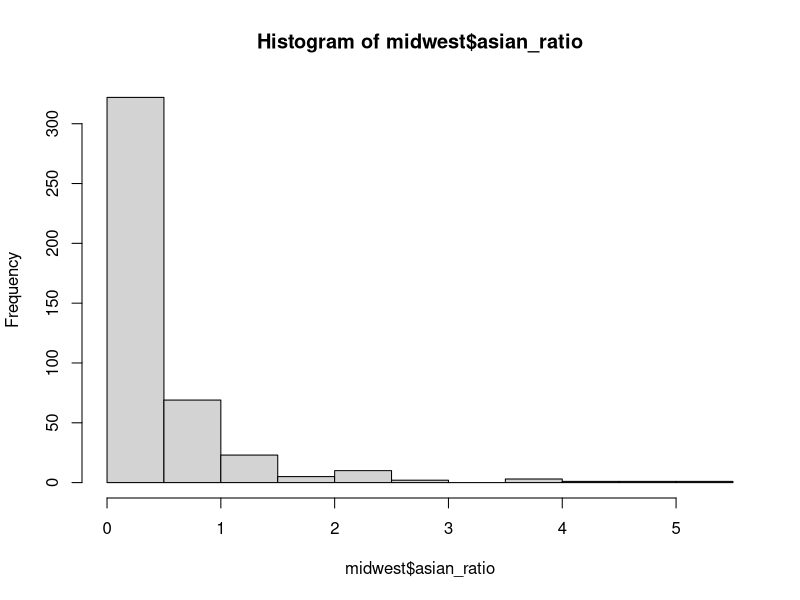
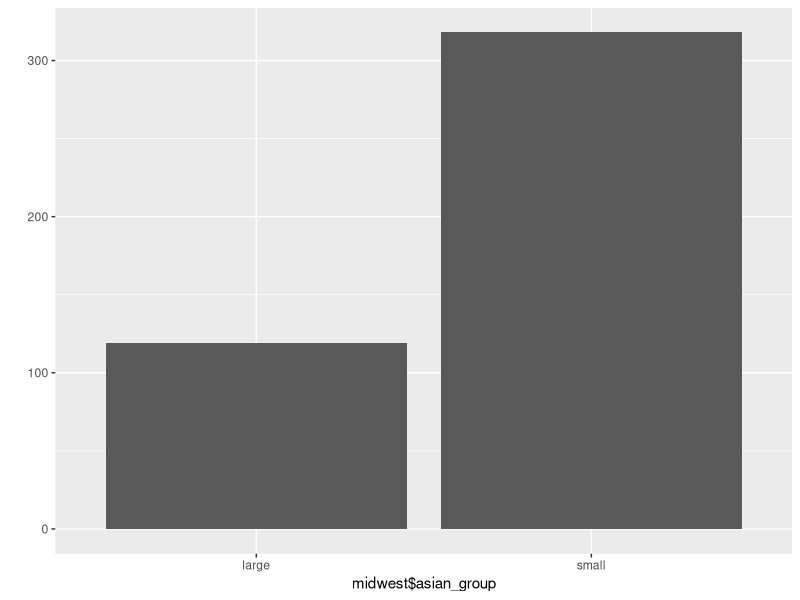

These figures' R source, in order:
#ggplot2패키지 안의 miswest 데이터활용하기
#midwest --미국 동북중부 437개 지역의 인구통계 정보

#ggplot2패키지 인스톨하기
install.packages("ggplot2")
library(ggplot2)

midwest
summary(midwest)
head(midwest)

#data.frame 형태로 불러오기
midwest <- as.data.frame(ggplot2::midwest)
midwest

#poptotal이름을 total로 변경하기
#rename()함수 사용하기 위한 dplyr 패키지 인스톨
install.packages("dplyr")
library(dplyr)

#total이름으로 바꾸기
midwest <- rename(midwest, total = poptotal)
head(midwest)
#asian이름으로 바꾸기
midwest <- rename(midwest,asian = popasian)
head(midwest)

#midwest$asian_ratio <- (asian / total) *100
midwest$asian_ratio <- (midwest$asian / midwest$total) *100
head(midwest)

hist(midwest$asian_ratio)

#아시아 인구 백분율 평균 mean()함수 사용하기
mean(midwest$asian_ratio)

#조건문 파생변수 만들기
midwest$group <- ifelse(midwest$asian_ratio >= 0.4872462, "large", "small")
head(midwest)

#group 빈도표 생성
table(midwest$group)

midwest <- rename(midwest, asian_group = group)
table(midwest$asian_group)

#빈도 그래프 확인하기
qplot(midwest$asian_group)
